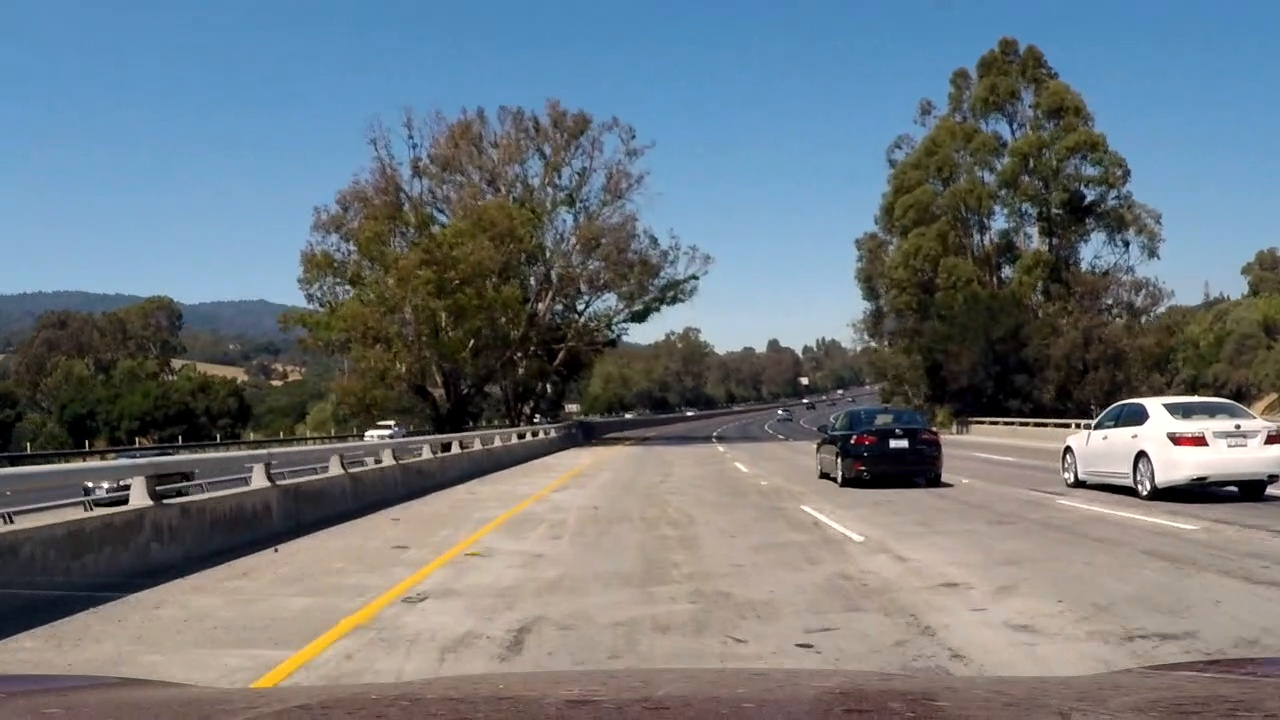
#> input picture examples/frame182.jpg, 1280 x 720 px
$ python -i ImageProcessor.py   (imports and definitions only)   (older library calls are emulated)
#> lines starting #> are read from the running program, lines starting #| are printed output that depends on the picture; after the words box and inside, x2 and y2 are one past the last pixel; in counts of white or black regions, pixels touching at a corner belong together
import cv2
import numpy as np


class ImageWarper:
    # [28 lines left out: functions __init__, warp, unwarp, not called in this run]

    @property
    def lane_width_px(self):
        return np.ceil(np.abs(self.warped_bottom_left[0]-self.warped_bottom_right[1]))

    # [23 lines left out: function BirdsEyeWarp, not called in this run]


class ImageProcessor:
    # [5 lines left out: function sobel, not called in this run]

    # From the Udacity Advanced Lane Finding lectures
    def abs_sobel_thresh(self, img: np.array, orient='x', sobel_kernel=3, thresh=(0, 255)) -> np.array:
        # Apply the following steps to img
        # 1) Convert to grayscale
        gray = cv2.cvtColor(img, cv2.COLOR_RGB2GRAY)
        # 2) Take the derivative in x or y given orient = 'x' or 'y'
        if orient == 'x':
            sobel = cv2.Sobel(gray, cv2.CV_64F, 1, 0, ksize=sobel_kernel)
        else:
            sobel = cv2.Sobel(gray, cv2.CV_64F, 0, 1, ksize=sobel_kernel)
        # 3) Take the absolute value of the derivative or gradient
        abs_sobel = np.absolute(sobel)
        # 4) Scale to 8-bit (0 - 255) then convert to type = np.uint8
        scaled_sobel = np.uint8(255 * abs_sobel / np.max(abs_sobel))
        # 5) Create a mask of 1's where the scaled gradient magnitude
        # is > thresh_min and < thresh_max
        sobel_binary = np.zeros_like(scaled_sobel)
        sobel_binary[(scaled_sobel >= thresh[0]) & (scaled_sobel <= thresh[1])] = 1
        # 6) Return this mask as your binary_output image
        return sobel_binary

    def mag_threshold(self, img: np.array, sobel_kernel=3, mag_thresh=(0, 255)) -> np.array:
        """
        Applies Sobel x and y, then computes the magnitude of
        the gradient and applies a threshold.
        :param img: The image to apply the filter to.
        :param sobel_kernel: Kernel size
        :param mag_thresh: Gradient magnitude threshold
        :return: The image after the filter is applied.
        """
        # Apply the following steps to img
        # 1) Convert to grayscale
        gray = cv2.cvtColor(img, cv2.COLOR_RGB2GRAY)
        # 2) Take the gradient in x and y separately
        sobelx = cv2.Sobel(gray, cv2.CV_64F, 1, 0, ksize=sobel_kernel)
        sobely = cv2.Sobel(gray, cv2.CV_64F, 0, 1, ksize=sobel_kernel)
        # 3) Calculate the magnitude
        magnitude_sobel = np.sqrt((sobelx * sobelx + sobely * sobely))
        # 4) Scale to 8-bit (0 - 255) and convert to type = np.uint8
        scaled_sobel = np.uint8(255 * magnitude_sobel / np.max(magnitude_sobel))
        # 5) Create a binary mask where mag thresholds are met
        sobel_binary = np.zeros_like(scaled_sobel)
        sobel_binary[(scaled_sobel >= mag_thresh[0]) & (scaled_sobel <= mag_thresh[1])] = 1
        # 6) Return this mask as your binary_output image
        return sobel_binary

    def dir_threshold(self, img: np.array, sobel_kernel=3, thresh=(0, np.pi / 2)) -> np.array:
        """
        Applies Sobel x and y, then computes the direction of
        the gradient and applies a threshold.
        :param img: The image to apply the filter to.
        :param sobel_kernel: Kernel size
        :param thresh: Directional gradient threshold
        :return: The image after the filter is applied.
        """
        # Apply the following steps to img
        # 1) Convert to grayscale
        gray = cv2.cvtColor(img, cv2.COLOR_RGB2GRAY)
        # 2) Take the gradient in x and y separately
        sobelx = cv2.Sobel(gray, cv2.CV_64F, 1, 0, ksize=sobel_kernel)
        sobely = cv2.Sobel(gray, cv2.CV_64F, 0, 1, ksize=sobel_kernel)
        # 3) Take the absolute value of the x and y gradients
        abs_sobelx = np.absolute(sobelx)
        abs_sobely = np.absolute(sobely)
        # 4) Use np.arctan2(abs_sobely, abs_sobelx) to calculate the direction of the gradient
        direction_grad = np.arctan2(abs_sobely, abs_sobelx)
        # 5) Create a binary mask where direction thresholds are met
        sobel_binary = np.zeros_like(direction_grad)
        sobel_binary[(direction_grad >= thresh[0]) & (direction_grad <= thresh[1])] = 1
        # 6) Return this mask as your binary_output image
        return sobel_binary

    # [14 lines left out: function sobel_select, not called in this run]

    # Color/gradient thresholding
    #######################################################################
    def lines_CMYK(self, image):
        if np.max(image[:, :, 2]) > 1:
            image = image / 255.

        # As seen at https://www.rapidtables.com/convert/color/rgb-to-cmyk.html
        b = image[:, :, 2]
        k = 1 - image.max(axis=2)
        y = (1.000001 - b - k) / (1.000001 - k)

        y_select = (y * 255.) > 90.
        y_select_false_positive = (y * 255.) >= 250.
        k_select = (k * 255.) < 45.

        yk_mask = np.zeros_like(k, dtype=np.uint8)
        yk_mask[y_select] = 255
        yk_mask[y_select_false_positive] = 0
        yk_mask[k_select] = 255

        return yk_mask

    # Yellow lane lines extraction
    def yellow_lines_RGB(self, image):
        color_select_img = np.copy(image)
        red_threshold = 220
        green_threshold = 180
        blue_threshold = 40

        # Identify pixels below the threshold. Black 'em out
        colour_thresholds = (image[:, :, 0] < red_threshold) | \
                            (image[:, :, 1] < green_threshold) | \
                            (image[:, :, 2] < blue_threshold)
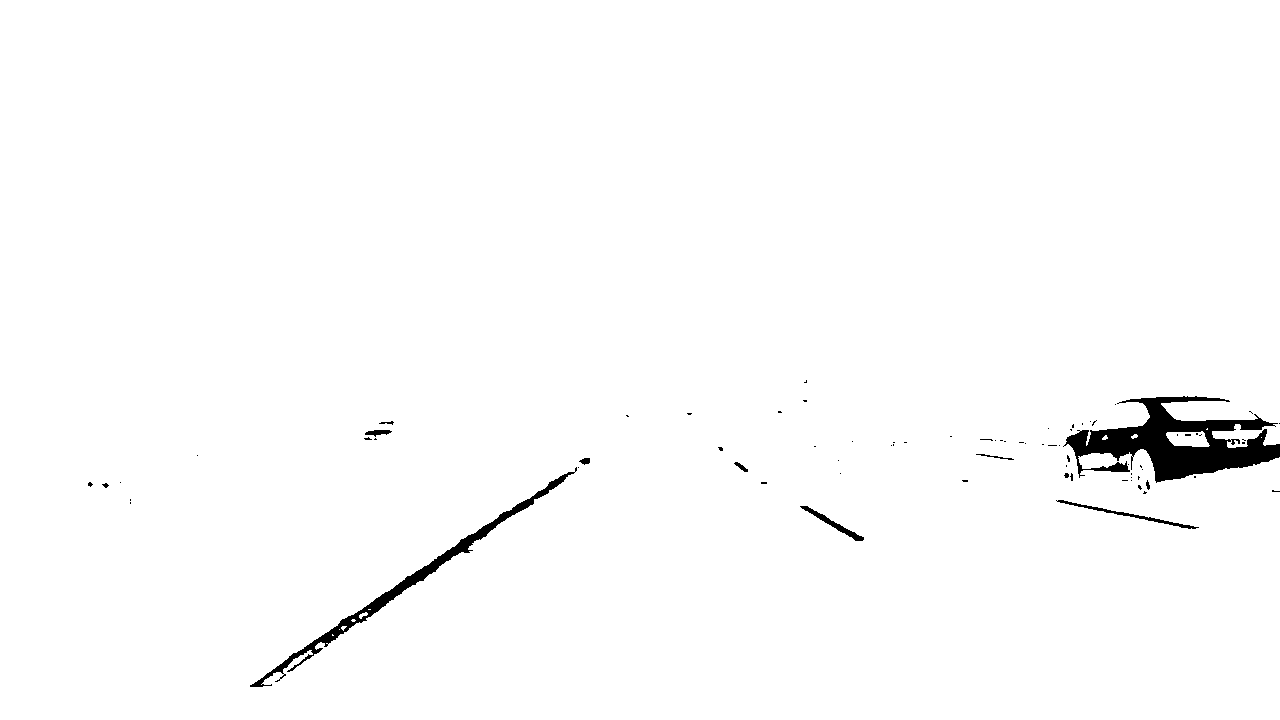
#> colour_thresholds: shape (720, 1280) bool; 98.6% white; 76 black regions (65 under 20 px), largest, box (x1, y1, x2, y2) and area: (1063, 396, 1280, 483) 8156, (250, 467, 577, 687) 3097, (1056, 500, 1199, 529) 409
        color_select_img[colour_thresholds] = [0, 0, 0]
        color_select_img = cv2.cvtColor(color_select_img, cv2.COLOR_RGB2GRAY)
#> color_select_img: shape (720, 1280)
        slice = color_select_img[:, :] > 0
        color_select_img[slice] = 255
        return color_select_img

    # White lane lines extraction
    def white_lines_RGB(self, image):
        color_select_img = np.copy(image)
        red_threshold = 200
        green_threshold = 185
        blue_threshold = 199

        # Identify pixels below the threshold. Black 'em out
        colour_thresholds = (image[:, :, 0] < red_threshold) | \
                            (image[:, :, 1] < green_threshold) | \
                            (image[:, :, 2] < blue_threshold)
#> colour_thresholds: shape (720, 1280) bool; 98.9% white; 100 black regions (88 under 20 px), largest, box (x1, y1, x2, y2) and area: (1063, 396, 1280, 483) 8787, (1057, 500, 1199, 529) 364, (800, 506, 864, 541) 331
        color_select_img[colour_thresholds] = [0, 0, 0]
#> color_select_img: shape (720, 1280, 3)
        color_select_img = cv2.cvtColor(color_select_img, cv2.COLOR_RGB2GRAY)
#> color_select_img: shape (720, 1280)
        slice = color_select_img[:, :] > 0
        color_select_img[slice] = 255
        return color_select_img

    def combined_sobel(self, img, ksize=3, thresh=(0, 255), mag_thresh=(0, 255), dir_thresh=(0, np.pi / 2)):
        # Choose a larger k-size (odd number) to get smoother gradient measurements
        # Apply each of the thresholding functions
        gradx = self.abs_sobel_thresh(img, orient='x', sobel_kernel=ksize, thresh=thresh)
        grady = self.abs_sobel_thresh(img, orient='y', sobel_kernel=ksize, thresh=thresh)
        mag_binary = self.mag_threshold(img, sobel_kernel=ksize, mag_thresh=mag_thresh)
        dir_binary = self.dir_threshold(img, sobel_kernel=ksize, thresh=dir_thresh)

        combined = np.zeros_like(dir_binary)
        combined[((gradx == 1) & (grady == 1)) | ((mag_binary == 1) & (dir_binary == 1))] = 1
        return combined

    # Create mask
    def mask(self, image):
        """
        Image processing pipeline for a video frame / standalone road image.
        :param image: A video frame or an RGB camera image.
        :return: A mask showing the lane lines on the road image.
        """
        kernel = np.ones((3, 3), np.uint8)

        color_mask = cv2.add(self.yellow_lines_RGB(image), self.white_lines_RGB(image))
#> color_mask: shape (720, 1280); 1.5% white; 115 white regions (101 under 20 px), largest, box (x1, y1, x2, y2) and area: (1063, 396, 1280, 483) 8819, (250, 467, 577, 687) 3097, (1056, 500, 1199, 529) 409
        color_mask[color_mask > 0] = 255
        color_mask = cv2.morphologyEx(color_mask, cv2.MORPH_OPEN, kernel)
#> color_mask: shape (720, 1280); 1.4% white; 30 white regions (18 under 20 px), largest, box (x1, y1, x2, y2) and area: (1067, 396, 1280, 482) 8590, (252, 472, 571, 687) 2924, (802, 506, 864, 541) 354

        sobel_mask = cv2.add(
            self.combined_sobel(
                cv2.blur(image, (9, 9)), ksize=3,
                thresh=(15, 90),
                mag_thresh=(10, 90),
                dir_thresh=(0.8, 1.)
            ),
            self.combined_sobel(
                cv2.blur(image, (9, 9)), ksize=3,
                thresh=(15, 90),
                mag_thresh=(10, 90),
                dir_thresh=(0.01, 0.2)
            )
        )
#> in combined_sobel, `gradx = self.abs_sobel_thresh(img, orient='x', sobel_kernel=ksize, thr..`: gradx: shape (720, 1280); values 0 (black) and 1 (white), 18.8% white; 1646 white regions (891 under 20 px), largest, box (x1, y1, x2, y2) and area: (506, 108, 674, 380) 14663, (1032, 42, 1180, 343) 11717, (842, 65, 961, 359) 6642
#> in combined_sobel, `grady = self.abs_sobel_thresh(img, orient='y', sobel_kernel=ksize, thr..`: grady: shape (720, 1280); values 0 (black) and 1 (white), 24.6% white; 1500 white regions (735 under 20 px), largest, box (x1, y1, x2, y2) and area: (0, 377, 892, 645) 37398, (0, 649, 1280, 717) 23307, (837, 375, 1280, 546) 18636
#> in combined_sobel, `mag_binary = self.mag_threshold(img, sobel_kernel=ksize, mag_thresh=ma..`: mag_binary: shape (720, 1280); values 0 (black) and 1 (white), 41.1% white; 872 white regions (655 under 20 px), largest, box (x1, y1, x2, y2) and area: (0, 32, 1280, 650) 289781, (0, 538, 1280, 720) 49125, (432, 604, 579, 671) 3616
#> in combined_sobel, `dir_binary = self.dir_threshold(img, sobel_kernel=ksize, thresh=dir_th..`: dir_binary: shape (720, 1280) float64; values 0 (black) and 1 (white), 5% white in thin lines or dots
#> in combined_sobel (call 2), `dir_binary = self.dir_threshold(img, sobel_kernel=ksize, thresh=dir_th..`: dir_binary: shape (720, 1280) float64; values 0 (black) and 1 (white), 4.1% white in thin lines or dots
        sobel_mask[sobel_mask > 0] = 255
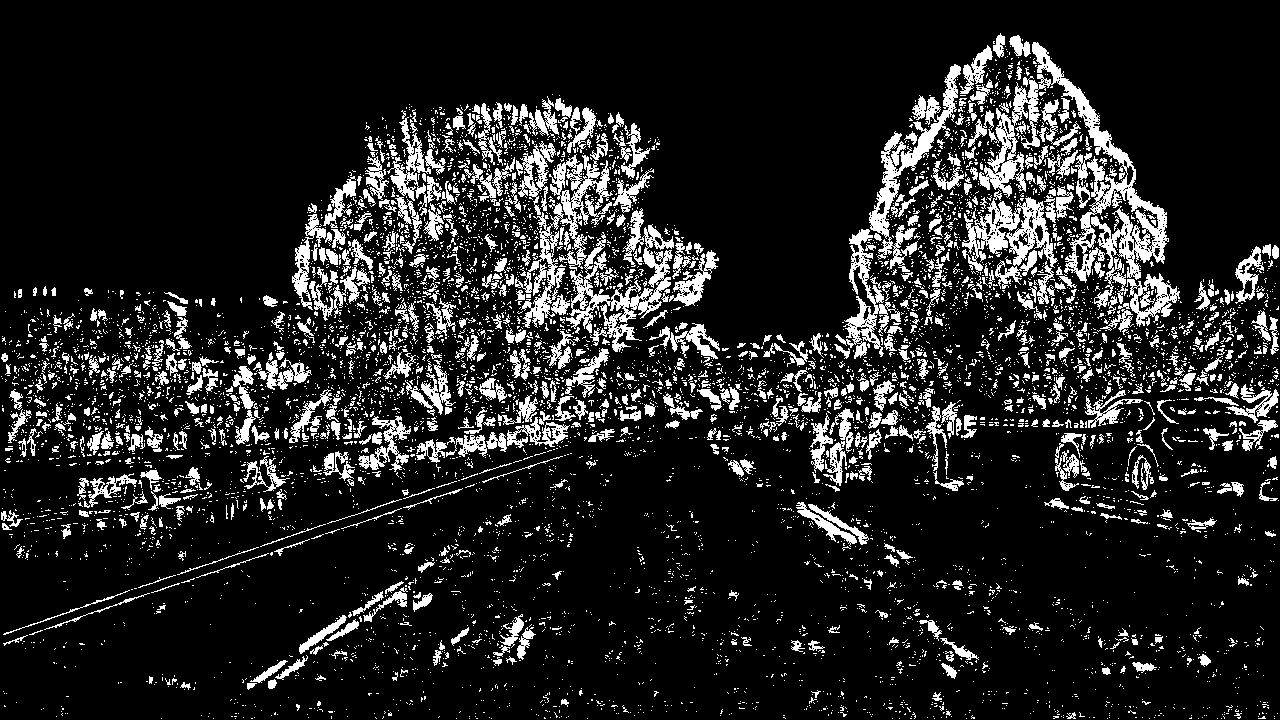
#> sobel_mask: shape (720, 1280) float64; 13.7% white; 7530 white regions (6683 under 20 px), largest, box (x1, y1, x2, y2) and area: (979, 42, 1169, 310) 9605, (515, 154, 613, 328) 4296, (566, 208, 674, 352) 4226

        sobel_mask = cv2.erode(sobel_mask, kernel, iterations=1)
#> sobel_mask: shape (720, 1280) float64; 2.9% white; 1997 white regions (1648 under 20 px), largest, box (x1, y1, x2, y2) and area: (900, 111, 950, 170) 510, (1060, 79, 1095, 120) 343, (871, 182, 894, 235) 331
        sobel_mask = cv2.morphologyEx(sobel_mask, cv2.MORPH_OPEN, kernel)
#> sobel_mask: shape (720, 1280) float64; 1.6% white; 481 white regions (224 under 20 px), largest, box (x1, y1, x2, y2) and area: (902, 124, 940, 166) 443, (1061, 79, 1095, 117) 324, (300, 624, 338, 651) 202
        cmyk_mask = self.lines_CMYK(image)
#> in lines_CMYK, `y = (1.000001 - b - k) / (1.000001 - k)`:
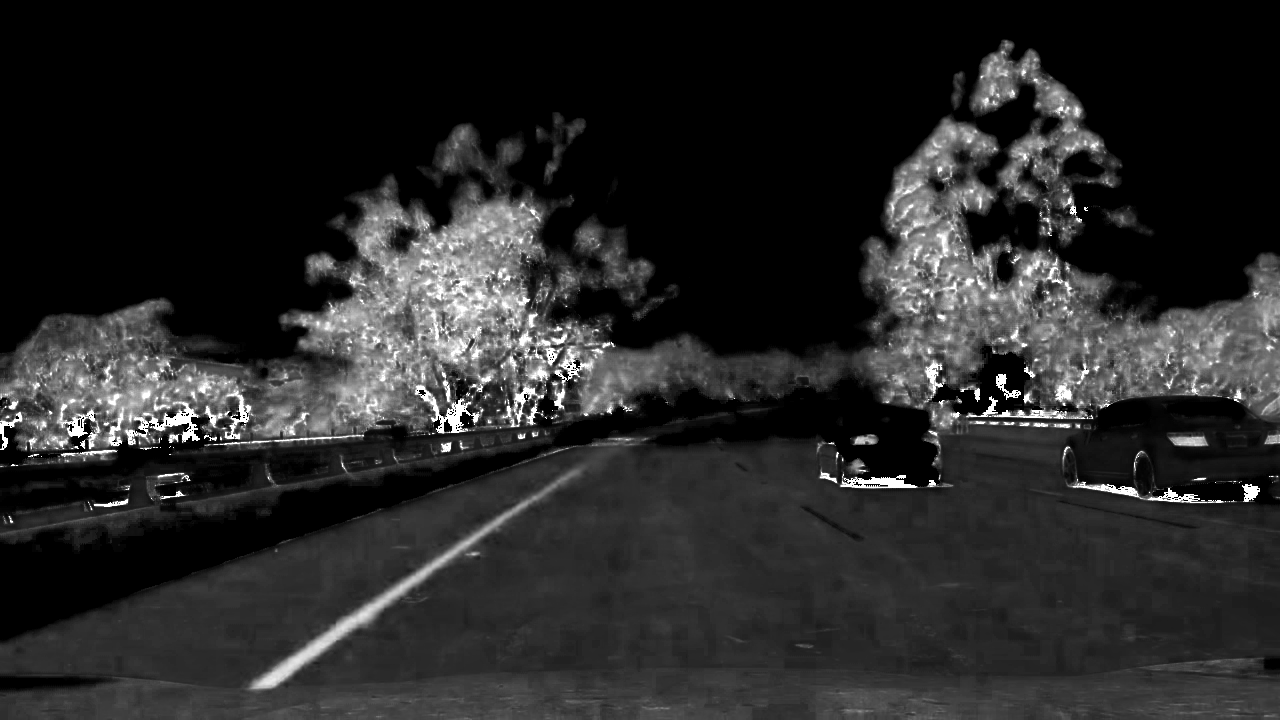
#> y: shape (720, 1280) float64; min 1e-06, max 1, mean 0.156
#> in lines_CMYK, `y_select = (y * 255.) > 90.`: y_select: shape (720, 1280) bool; 13.5% white; 535 white regions (445 under 20 px), largest, box (x1, y1, x2, y2) and area: (0, 187, 667, 451) 61430, (868, 119, 1280, 416) 41849, (973, 41, 1104, 201) 5648
#> in lines_CMYK, `y_select_false_positive = (y * 255.) >= 250.`: y_select_false_positive: shape (720, 1280) bool; 1% white; 612 white regions (534 under 20 px), largest, box (x1, y1, x2, y2) and area: (134, 402, 200, 442) 724, (431, 397, 479, 433) 615, (841, 475, 917, 488) 551
#> in lines_CMYK, `k_select = (k * 255.) < 45.`: k_select: shape (720, 1280) bool; 6.4% white; 308 white regions (274 under 20 px), largest, box (x1, y1, x2, y2) and area: (634, 185, 871, 348) 22453, (0, 211, 307, 305) 19173, (949, 396, 1280, 483) 9334
#> cmyk_mask: shape (720, 1280); 18.5% white; 1133 white regions (1002 under 20 px), largest, box (x1, y1, x2, y2) and area: (0, 187, 667, 451) 55106, (868, 119, 1280, 416) 40793, (634, 185, 871, 348) 22453

        result_mask = np.zeros_like(color_mask)
        result_mask[sobel_mask > 0] = 255
        result_mask[color_mask > 0] = 255
        result_mask[cmyk_mask > 0] = 255
        return result_mask

    # [26 lines left out: functions overlayPolygon_warped, combineOverlay, not called in this run]

>>> import cv2
>>> picture = cv2.cvtColor(cv2.imread('../../examples/frame182.jpg'), cv2.COLOR_BGR2RGB)
>>> result = ImageProcessor().mask(picture)
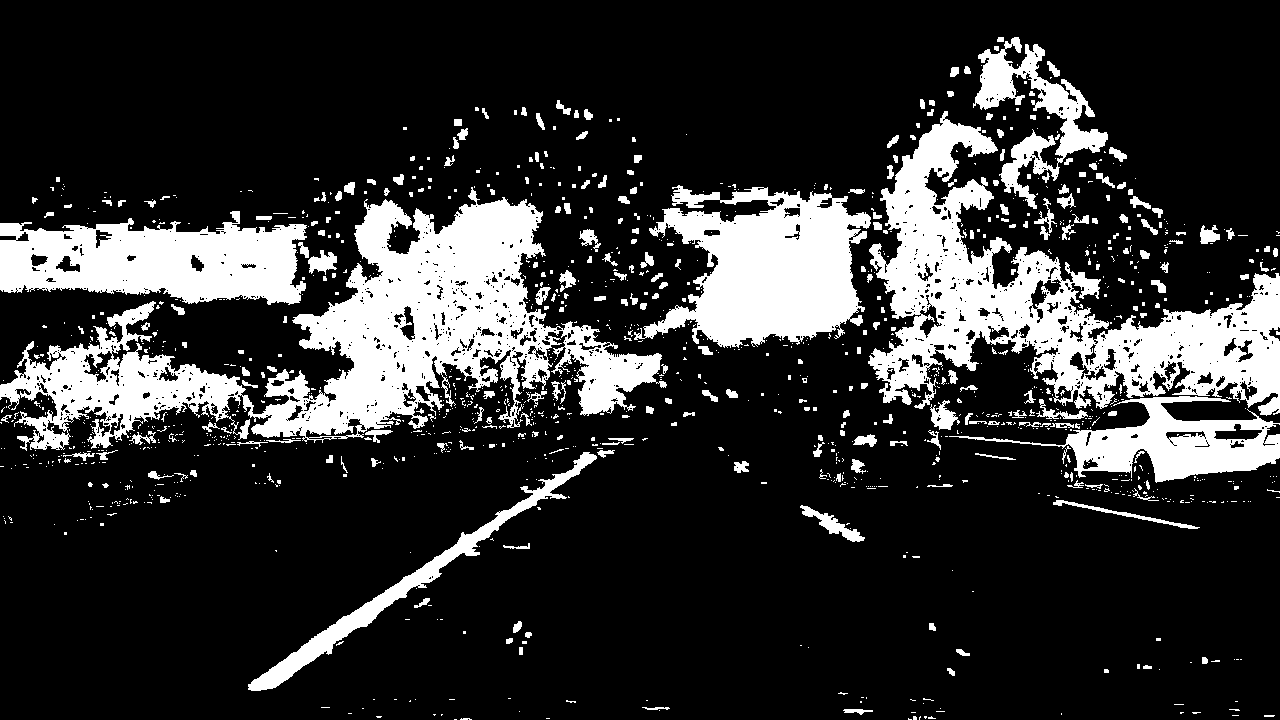
#> result: shape (720, 1280); 19.8% white; 1338 white regions (1070 under 20 px), largest, box (x1, y1, x2, y2) and area: (0, 187, 667, 451) 55895, (868, 111, 1280, 416) 41951, (634, 185, 871, 348) 23030
